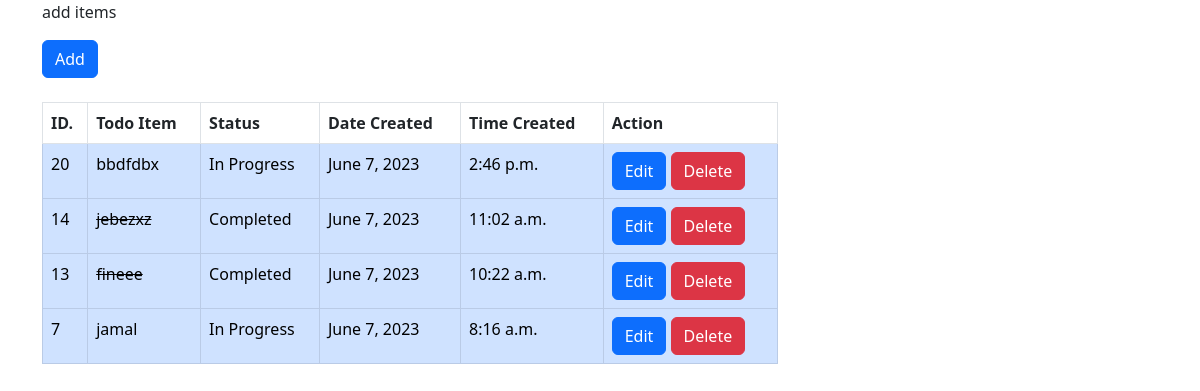
The page / on the database its author committed.
### todo/models.py (models this page shows, shortened)
class TodoList(models.Model):
    STATUS_CHOICE = (
        ('In Progress','In progress'),
        ('Completed','Completed')
    )
    DEFAULT_STATUS = 'In Progress'
    title = models.CharField(max_length=200)
    status = models.CharField(max_length=20, default=DEFAULT_STATUS, choices=STATUS_CHOICE)
    created_at = models.DateTimeField(auto_now_add=True)
    last_modified = models.DateTimeField(auto_now=True)

### todo/views.py (the view)
# urls.py: path('',views.home,name = 'home'),
def home(request):
    todolists = TodoList.objects.all().order_by('-created_at')
    context = {'todolists':todolists}
    return render(request,'home.html',context)

### todo/templates/home.html (shortened to what this page needs)
<!DOCTYPE html>
<html lang="en">
<head>
    <link href="https://cdn.jsdelivr.net/npm/bootstrap@5.3.0/dist/css/bootstrap.min.css" rel="stylesheet">
</head>
<body>
    <div class="container">
        <div class="row">
            <div class="col">
                <p>add items</p>
                <a href="{% url 'add_todolist'%}" class="btn btn-primary">Add</a>
            </div>
            <br>
        </div>
        <div class="row"><br> </div>
        <div class="row">
            <div class="col-8">
                <table class="table table-hover table-bordered">
                    <thead>
                        <tr>
                            <th scope="col">ID.</th>
                            <th scope="col">Todo Item</th>
                            <th scope="col">Status</th>
                            <th scope="col">Date Created</th>
                            <th scope="col">Time Created</th>
                            <th scope="col">Action</th>
                        </tr>
                    </thead>
                    <tbody>
                        {% for todolist in todolists%}
                        <tr class="table-primary">
                            <td>{{todolist.id}}</td>
                            {% if todolist.status == 'Completed'%}
                                <td><s>{{todolist.title}}</s></td>
                            {%else%}
                                <td>{{todolist.title}}</td>
                            {%endif%}
                            <td>{{todolist.status}}</td>
                            <td>{{todolist.created_at.date}}</td>
                            <td>{{todolist.created_at.time}}</td>
                            <td>
                                <a class="btn btn-primary" href="{% url 'edit_todolist' todolist.id%}">Edit</a>
                                <a class="btn btn-danger" href="{%url 'delete_todolist' todolist.id%}">Delete</a>
                            </td>
                        </tr>
                        {%empty%}
                            <p>Todo List is Empty</p>
                        {%endfor%}
                    </tbody>
                </table>
            </div>
        </div>
    </div>
</body>
</html>

### rows shown on the page
TodoList: id "20", title "bbdfdbx", status "In Progress", created_at "June 7, 2023", created_at.time "2:46 p.m."
TodoList: id "14", title "jebezxz", status "Completed", created_at "June 7, 2023", created_at.time "11:02 a.m."
TodoList: id "13", title "fineee", status "Completed", created_at "June 7, 2023", created_at.time "10:22 a.m."
TodoList: id "7", title "jamal", status "In Progress", created_at "June 7, 2023", created_at.time "8:16 a.m."
